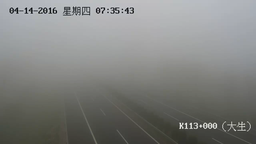
#> input picture original_frame95.bmp, 256 x 144 px, shrunk from 1280 x 720 before the run
$ python dark.py   (Python 2 division)
#> lines starting #> are read from the running program, lines starting #| are printed output that depends on the picture; long printed decimals are rounded
#> further down, image is the input picture: PIL image 256x144 RGB; mean R, G, B 128.8, 130.1, 127.8
### guidedfilter.py
#!/usr/bin/env python
# -*- coding: utf-8 -*-

from PIL import Image

def filter2d(input_img, filter, frame):
  """filter of the 2-dimension picture"""
  size = len(input_img), len(input_img[0])
  output = []

  for i in xrange(size[0]):
    temp = []
    for j in xrange(size[1]):
      temp.append(filter(input_img, (i, j), frame))

    output.append(temp)

  return output

def minimizeFilter(input_img, point, size):
  """minimize filter for the input image"""
  begin = (point[0] - size[0] / 2, point[0] + size[0] / 2 + 1)
  end = (point[1] - size[1] / 2, point[1] + size[1] / 2 + 1)

  l = []

  for i in xrange(*begin):
    for j in xrange(*end):
      if (i >= 0 and i < len(input_img)) and (j >= 0 and j < len(input_img[0])):
        l.append(input_img[i][j])

  return min(l)

def convertImageToMatrix(image):
  size = image.size
  out = []

  for x in xrange(size[1]):
    temp = []
    for y in xrange(size[0]):
      temp.append(image.getpixel((y, x)))

    out.append(temp)

  return out

def boxFilter(im, radius):
  """box filter for the image of the radius"""
  height, width = len(im), len(im[0])

  imDst = []
  imCum = []

  for x in xrange(height):
    imDst.append([0.0] * width)
    imCum.append([0.0] * width)

  #cumulative sum over Y axis
  for i in xrange(width):
    for j in xrange(height):
      if j == 0:
        imCum[j][i] = im[j][i]
      else:
        imCum[j][i] = im[j][i] + imCum[j - 1][i]

  #difference over Y axis
  for j in xrange(radius + 1):
    for i in xrange(width):
      imDst[j][i] = imCum[j + radius][i]

  for j in xrange(radius + 1, height - radius):
    for i in xrange(width):
      imDst[j][i] = imCum[j + radius][i] - imCum[j - radius - 1][i]

  for j in xrange(height - radius, height):
    for i in xrange(width):
      imDst[j][i] = imCum[height - 1][i] - imCum[j - radius - 1][i]

  #cumulative sum over X axis
  for j in xrange(height):
    for i in xrange(width):
      if i == 0:
        imCum[j][i] = imDst[j][i]
      else:
        imCum[j][i] = imDst[j][i] + imCum[j][i - 1]

  #difference over X axis
  for j in xrange(height):
    for i in xrange(radius + 1):
      imDst[j][i] = imCum[j][i + radius]

  for j in xrange(height):
    for i in xrange(radius + 1, width - radius):
      imDst[j][i] = imCum[j][i + radius] - imCum[j][i - radius - 1]

  for j in xrange(height):
    for i in xrange(width - radius, width):
      imDst[j][i] = imCum[j][width - 1] - imCum[j][i - radius - 1]

  return imDst

def dot(matrix1, matrix2, operation):
  """dot operation for the matrix1 and matrix2"""
  out = []
  size = len(matrix1), len(matrix1[0])

  for x in xrange(size[0]):
    temp = []
    for y in xrange(size[1]):
      temp.append(operation(matrix1[x][y], matrix2[x][y]))

    out.append(temp)

  return out

def guidedFilter(srcImage, guidedImage, radius, epsilon):
  """guided filter for the image
     src image must be gray image
     guided image must be gray image
  """

  size = srcImage.size
  src = convertImageToMatrix(srcImage)
  guided = convertImageToMatrix(guidedImage)

  one = []

  for x in xrange(size[1]):
    one.append([1.0] * size[0])

  n = boxFilter(one, radius)

  plus = lambda x, y: x + y
  minus = lambda x, y: x - y
  multiple = lambda x, y: x * y
  divide = lambda x, y: x / y

  meanI = dot(boxFilter(src, radius), n, divide)
  meanP = dot(boxFilter(guided, radius), n, divide)
  meanIP = dot(boxFilter(dot(src, guided, multiple), radius), n, divide)

  covIP = dot(meanIP, dot(meanI, meanP, multiple), minus)

  meanII = dot(boxFilter(dot(src, src, multiple), radius), n, divide)
  varI = dot(meanII, dot(meanI, meanI, multiple), minus)

  epsilonMatrix = []

  for x in xrange(size[1]):
    epsilonMatrix.append([epsilon] * size[0])

  a = dot(covIP, dot(varI, epsilonMatrix, plus), divide)
  b = dot(meanP, dot(a, meanI, multiple), minus)

  meanA = dot(boxFilter(a, radius), n, divide)
  meanB = dot(boxFilter(b, radius), n, divide)

  return dot(dot(meanA, src, multiple), meanB, plus)

### dark.py
#!/usr/bin/env python
# -*- coding: utf-8 -*-
from PIL import Image
from guidedfilter import *
import math

def getDark(input_img, filter, frame):#取rgb最小值得到灰度图，灰度图最小滤波，得到暗通道灰度图
  """get dark image from the input image"""
#> called with frame = (10, 10)
  size = input_img.size
#> size = (256, 144)
  output = []

  for x in xrange(size[1]):
    temp = []
    for y in xrange(size[0]):
      temp.append(min(input_img.getpixel((y, x))))

    output.append(temp)
#> after the loop, output = 144 items

  output = filter2d(output, filter, frame)
#> in filter2d, `size = len(input_img), len(input_img[0])`: size = (144, 256)
#> the loop in filter2d, `for i in xrange(size[0]):` made 144 passes

  output_img = Image.new('L', size)
#> output_img: PIL image 256x144 L; every value is 0

  for x in xrange(size[1]):
    for y in xrange(size[0]):
      output_img.putpixel((y, x), output[x][y])
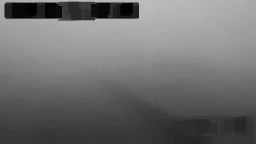
#> output_img: PIL image 256x144 L; min 0, max 188, mean 110.6

  return output_img

def getLight(srcImage, darkImage, cut):#取亮度前1/1000的像素点得到坐标，在原图中取该像素点亮度最亮的RGB值作为A值（全球大气光成分）
  """get atmospheric light from the picture"""
#> called with cut = 0.001
  size = darkImage.size
  light = []

  for x in xrange(size[0]):
    for y in xrange(size[1]):
      light.append(darkImage.getpixel((x, y)))

  light.sort()
  light.reverse()

  threshold = light[int(cut * len(light))]

  atmosphere = {}

  for x in xrange(size[0]):
    for y in xrange(size[1]):
      if darkImage.getpixel((x, y)) >= threshold:
        atmosphere.update({(x, y): sum(srcImage.getpixel((x, y))) / 3.0})

  pos = sorted(atmosphere.iteritems(), key = lambda item: item[1], reverse = True)[0][0]

  return srcImage.getpixel(pos)

def getTransmission(input_img, light, omiga):#估计t(x)，得到整张图的透射率值。原图中RGB最小值除以A值RGB最小值，得到比值。
  """get transmission from the picture"""
#> called with light = (191, 191, 193), omiga = 0.9
  size = input_img.size
  output = []

  for x in xrange(size[1]):
    temp = []
    for y in xrange(size[0]):
      temp.append(min(input_img.getpixel((y, x))) / float(min(light)))

    output.append(temp)

  transmission = []

  for x in xrange(size[1]):
    temp = []
    for y in xrange(size[0]):
      temp.append(1 - omiga * minimizeFilter(output, (x, y), (10, 10)))

    transmission.append(temp)

  return transmission

def getRadiance(input_img, transmission, light, t0):#求出去雾图像
  """get radiance from the picture"""
  size = input_img.size
  output = Image.new('RGB', size)

  for x in xrange(size[1]):
    for y in xrange(size[0]):
      r, g, b = input_img.getpixel((y, x))

      r = int((r - light[0]) / float(max(t0, transmission[x][y])) + light[0])
      g = int((g - light[1]) / float(max(t0, transmission[x][y])) + light[1])
      b = int((b - light[2]) / float(max(t0, transmission[x][y])) + light[2])

      output.putpixel((y, x), (r, g, b))

  return output

def getdepth(t,beta):
  depth=[]

  for x in xrange(len(t)):
    for y in xrange(len(t[1])):

      dep=-1.0/beta*math.log(t[x][y])
      depth.append(dep)

  return depth

# [7 lines of commented-out code are left out]

def getDepth(t,size_0,size_1,beta):

  output=Image.new('L',[size_0,size_1])

  for x in range(size_1):
    for y in range(size_0):
      depth=-math.log(t[x][y])/beta
      output.putpixel((y,x),ensure(depth*255))

  return output

def ensure(n):
  if n < 0:
    n = 0

  if n > 255:
    n = 255

  return int(n)

if __name__ == '__main__':
  image = Image.open('original_frame95.bmp')
  image = image.convert('RGB')

  dark = getDark(image, minimizeFilter, (10, 10))

  dark.save('4_dark.png')

  light = getLight(image, dark, 0.001)

  transmission = getTransmission(image, light, 0.9)


  tranImage = Image.new('L', image.size)
  grayImage = image.convert('L')

  for x in xrange(image.size[0]):
    for y in xrange(image.size[1]):
      tranImage.putpixel((x, y), int(transmission[y][x] * 255))
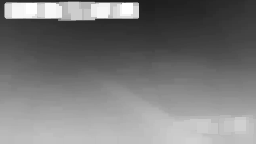
#> tranImage: PIL image 256x144 L; min 29, max 255, mean 121.5

  guided = guidedFilter(grayImage, tranImage, 25, 0.001)
#> the loop in boxFilter (call 2), `for x in xrange(height):` made 144 passes
#> the loop in boxFilter (call 2), `for j in xrange(radius + 1, height - radius):` made 93 passes
#> the loop in boxFilter (call 2), `for j in xrange(height - radius, height):` made 25 passes
#> the loop in boxFilter (call 2), `for j in xrange(height):` made 144 passes
#> the loop in dot, `for x in xrange(size[0]):` made 144 passes
#> the loop in dot (call 2), `for x in xrange(size[0]):` made 144 passes

  guidedImage = Image.new('L', image.size)

  for x in xrange(image.size[0]):
    for y in xrange(image.size[1]):
      guidedImage.putpixel((x, y), ensure(guided[y][x]))
      guided[y][x] /= 255.0
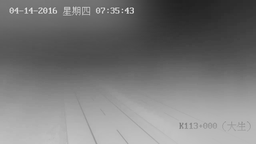
#> guidedImage: PIL image 256x144 L; min 33, max 236, mean 119.7

  #guidedImage.show()
  guidedImage.save('4_guided.png')

  output = getRadiance(image, guided, light, 0.1)
#> in getRadiance, `output = Image.new('RGB', size)`: output: PIL image 256x144 RGB; every value is 0
#> after the loop in getRadiance, `for x in xrange(size[1]):`:
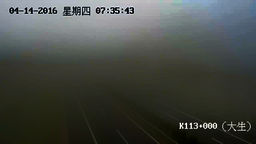
#> output: PIL image 256x144 RGB; mean R, G, B 70.2, 74.2, 69.5

  output.save('4_haze.png')

##我的方法
depth=getdepth(guided,3)
#> the loop in getdepth, `for x in xrange(len(t)):` made 144 passes
depth_img=Image.new('L',image.size)
print(depth[1])
#| 0.251

for x in xrange(image.size[0]):
  for y in xrange(image.size[1]):

    depth_img.putpixel((x, y), int(depth[image.size[0]*y+x]*255))
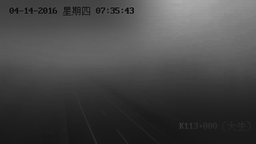
#> depth_img: PIL image 256x144 L; min 6, max 173, mean 70.4

depth_img.save('mydepth.png')

#建峰的方法
mydepth=getDepth(guided,image.size[0],image.size[1],3)
mydepth.save('depth.png')

$ run again, with 2.png saved as original_frame95.bmp
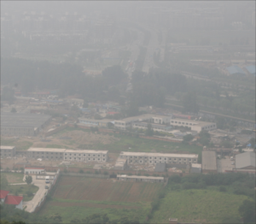
#> input picture 2.png, 256 x 224 px, shrunk from 300 x 262 before the run
#> image is the input picture: PIL image 256x224 RGB; mean R, G, B 145.2, 145.4, 142.8
#> after the loop in getDark, `for x in xrange(size[1]):`: output = 224 items
#> in filter2d, `size = len(input_img), len(input_img[0])`: size = (224, 256)
#> the loop in filter2d, `for i in xrange(size[0]):` made 224 passes
#> after the loop `for x in xrange(image.size[0]):`:
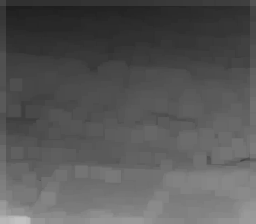
#> tranImage: PIL image 256x224 L; min 29, max 193, mean 86.9
#> the loop in boxFilter (call 2), `for j in xrange(height - radius, height):` made 25 passes
#| 0.559
#> after the loop `for x in xrange(image.size[0]):`:
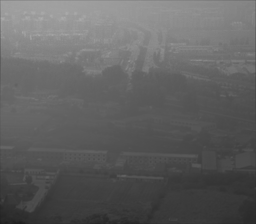
#> depth_img: PIL image 256x224 L; min 29, max 173, mean 96.6

$ run again, with 3.png saved as original_frame95.bmp
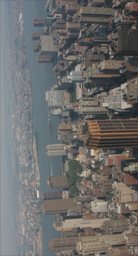
#> input picture 3.png, 138 x 256 px, shrunk from 216 x 400 before the run
#> image is the input picture: PIL image 138x256 RGB; mean R, G, B 108.6, 108, 107
#> after the loop in getDark, `for x in xrange(size[1]):`: output = 256 items
#> in filter2d, `size = len(input_img), len(input_img[0])`: size = (256, 138)
#> the loop in filter2d, `for i in xrange(size[0]):` made 256 passes
#> after the loop `for x in xrange(image.size[0]):`:
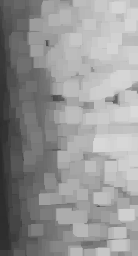
#> tranImage: PIL image 138x256 L; min 43, max 217, mean 148.9
#> the loop in boxFilter (call 2), `for i in xrange(width):` made 138 passes
#> the loop in boxFilter (call 2), `for j in xrange(height - radius, height):` made 25 passes
#| 0.3445
#> after the loop `for x in xrange(image.size[0]):`:
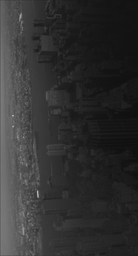
#> depth_img: PIL image 138x256 L; min 16, max 188, mean 48.8
